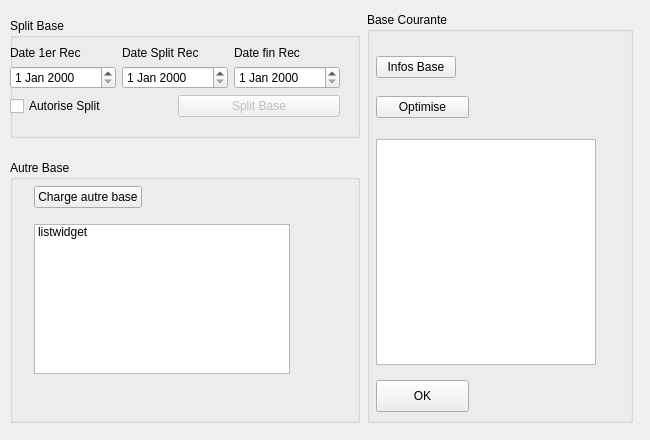
<?xml version="1.0" encoding="UTF-8"?>
<ui version="4.0">
 <class>Dialog</class>
 <widget class="QDialog" name="Dialog">
  <property name="geometry">
   <rect>
    <x>0</x>
    <y>0</y>
    <width>650</width>
    <height>440</height>
   </rect>
  </property>
  <property name="sizePolicy">
   <sizepolicy hsizetype="Fixed" vsizetype="Fixed">
    <horstretch>0</horstretch>
    <verstretch>0</verstretch>
   </sizepolicy>
  </property>
  <property name="minimumSize">
   <size>
    <width>650</width>
    <height>440</height>
   </size>
  </property>
  <property name="maximumSize">
   <size>
    <width>650</width>
    <height>440</height>
   </size>
  </property>
  <property name="windowTitle">
   <string>Dialog</string>
  </property>
  <widget class="QWidget" name="layoutWidget">
   <property name="geometry">
    <rect>
     <x>10</x>
     <y>12</y>
     <width>623</width>
     <height>411</height>
    </rect>
   </property>
   <layout class="QGridLayout" name="gridLayout">
    <property name="sizeConstraint">
     <enum>QLayout::SizeConstraint::SetDefaultConstraint</enum>
    </property>
    <item row="1" column="1">
     <spacer name="horizontalSpacer">
      <property name="orientation">
       <enum>Qt::Orientation::Horizontal</enum>
      </property>
      <property name="sizeType">
       <enum>QSizePolicy::Policy::Fixed</enum>
      </property>
      <property name="sizeHint" stdset="0">
       <size>
        <width>1</width>
        <height>20</height>
       </size>
      </property>
     </spacer>
    </item>
    <item row="2" column="0">
     <spacer name="verticalSpacer_3">
      <property name="orientation">
       <enum>Qt::Orientation::Vertical</enum>
      </property>
      <property name="sizeType">
       <enum>QSizePolicy::Policy::Fixed</enum>
      </property>
      <property name="sizeHint" stdset="0">
       <size>
        <width>20</width>
        <height>10</height>
       </size>
      </property>
     </spacer>
    </item>
    <item row="1" column="0">
     <widget class="QGroupBox" name="gb_splitBase">
      <property name="minimumSize">
       <size>
        <width>350</width>
        <height>120</height>
       </size>
      </property>
      <property name="title">
       <string>Split Base</string>
      </property>
      <property name="flat">
       <bool>false</bool>
      </property>
      <widget class="QWidget" name="layoutWidget_2">
       <property name="geometry">
        <rect>
         <x>0</x>
         <y>28</y>
         <width>349</width>
         <height>95</height>
        </rect>
       </property>
       <layout class="QGridLayout" name="gridLayout_2">
        <property name="sizeConstraint">
         <enum>QLayout::SizeConstraint::SetFixedSize</enum>
        </property>
        <item row="0" column="0">
         <widget class="QLabel" name="label">
          <property name="text">
           <string>Date 1er Rec</string>
          </property>
         </widget>
        </item>
        <item row="0" column="1" colspan="2">
         <widget class="QLabel" name="label_3">
          <property name="text">
           <string>Date Split Rec</string>
          </property>
         </widget>
        </item>
        <item row="0" column="3">
         <widget class="QLabel" name="label_2">
          <property name="text">
           <string>Date fin Rec</string>
          </property>
         </widget>
        </item>
        <item row="1" column="0">
         <widget class="QDateEdit" name="dt_firstRecord">
          <property name="minimumSize">
           <size>
            <width>106</width>
            <height>0</height>
           </size>
          </property>
         </widget>
        </item>
        <item row="1" column="1" colspan="2">
         <widget class="QDateEdit" name="dt_splitRecord">
          <property name="minimumSize">
           <size>
            <width>106</width>
            <height>0</height>
           </size>
          </property>
          <property name="maximumSize">
           <size>
            <width>100</width>
            <height>16777215</height>
           </size>
          </property>
         </widget>
        </item>
        <item row="1" column="3">
         <widget class="QDateEdit" name="dt_lastRecord">
          <property name="minimumSize">
           <size>
            <width>106</width>
            <height>0</height>
           </size>
          </property>
         </widget>
        </item>
        <item row="2" column="0" colspan="2">
         <widget class="QCheckBox" name="cb_autoriseSplit">
          <property name="text">
           <string>Autorise Split</string>
          </property>
         </widget>
        </item>
        <item row="2" column="2" colspan="2">
         <widget class="QPushButton" name="btn_splitBase">
          <property name="enabled">
           <bool>false</bool>
          </property>
          <property name="text">
           <string>Split Base</string>
          </property>
         </widget>
        </item>
       </layout>
      </widget>
     </widget>
    </item>
    <item row="3" column="0">
     <widget class="QGroupBox" name="gb_autreBase">
      <property name="sizePolicy">
       <sizepolicy hsizetype="Preferred" vsizetype="MinimumExpanding">
        <horstretch>0</horstretch>
        <verstretch>0</verstretch>
       </sizepolicy>
      </property>
      <property name="title">
       <string>Autre Base</string>
      </property>
      <property name="flat">
       <bool>false</bool>
      </property>
      <widget class="QWidget" name="layoutWidget_3">
       <property name="geometry">
        <rect>
         <x>24</x>
         <y>16</y>
         <width>258</width>
         <height>209</height>
        </rect>
       </property>
       <layout class="QVBoxLayout" name="verticalLayout_2">
        <item>
         <widget class="QPushButton" name="btn_loadBase">
          <property name="sizePolicy">
           <sizepolicy hsizetype="Fixed" vsizetype="Fixed">
            <horstretch>0</horstretch>
            <verstretch>0</verstretch>
           </sizepolicy>
          </property>
          <property name="text">
           <string>Charge autre base</string>
          </property>
         </widget>
        </item>
        <item>
         <widget class="QListWidget" name="lw_listeBase">
          <property name="sizePolicy">
           <sizepolicy hsizetype="Fixed" vsizetype="Fixed">
            <horstretch>0</horstretch>
            <verstretch>0</verstretch>
           </sizepolicy>
          </property>
          <property name="maximumSize">
           <size>
            <width>16777215</width>
            <height>150</height>
           </size>
          </property>
          <item>
           <property name="text">
            <string>listwidget</string>
           </property>
          </item>
         </widget>
        </item>
       </layout>
      </widget>
     </widget>
    </item>
    <item row="0" column="2" rowspan="4">
     <widget class="QGroupBox" name="gb_baseCourante">
      <property name="title">
       <string>Base Courante</string>
      </property>
      <property name="flat">
       <bool>false</bool>
      </property>
      <widget class="QWidget" name="layoutWidget">
       <property name="geometry">
        <rect>
         <x>-2</x>
         <y>32</y>
         <width>232</width>
         <height>384</height>
        </rect>
       </property>
       <layout class="QVBoxLayout" name="verticalLayout">
        <property name="leftMargin">
         <number>11</number>
        </property>
        <item>
         <widget class="QPushButton" name="btn_infosBase">
          <property name="sizePolicy">
           <sizepolicy hsizetype="Fixed" vsizetype="Fixed">
            <horstretch>0</horstretch>
            <verstretch>0</verstretch>
           </sizepolicy>
          </property>
          <property name="text">
           <string>Infos Base</string>
          </property>
         </widget>
        </item>
        <item>
         <widget class="QPushButton" name="btn_optimiseBase">
          <property name="sizePolicy">
           <sizepolicy hsizetype="Fixed" vsizetype="Fixed">
            <horstretch>0</horstretch>
            <verstretch>0</verstretch>
           </sizepolicy>
          </property>
          <property name="minimumSize">
           <size>
            <width>93</width>
            <height>0</height>
           </size>
          </property>
          <property name="text">
           <string>Optimise</string>
          </property>
         </widget>
        </item>
        <item>
         <widget class="QTextEdit" name="te_infosBase">
          <property name="sizePolicy">
           <sizepolicy hsizetype="Fixed" vsizetype="Fixed">
            <horstretch>0</horstretch>
            <verstretch>0</verstretch>
           </sizepolicy>
          </property>
          <property name="minimumSize">
           <size>
            <width>220</width>
            <height>226</height>
           </size>
          </property>
          <property name="maximumSize">
           <size>
            <width>220</width>
            <height>220</height>
           </size>
          </property>
         </widget>
        </item>
        <item>
         <widget class="QPushButton" name="btn_base_OK">
          <property name="sizePolicy">
           <sizepolicy hsizetype="Fixed" vsizetype="Fixed">
            <horstretch>0</horstretch>
            <verstretch>0</verstretch>
           </sizepolicy>
          </property>
          <property name="minimumSize">
           <size>
            <width>93</width>
            <height>32</height>
           </size>
          </property>
          <property name="text">
           <string>OK</string>
          </property>
         </widget>
        </item>
       </layout>
      </widget>
     </widget>
    </item>
   </layout>
  </widget>
 </widget>
 <resources/>
 <connections/>
</ui>
